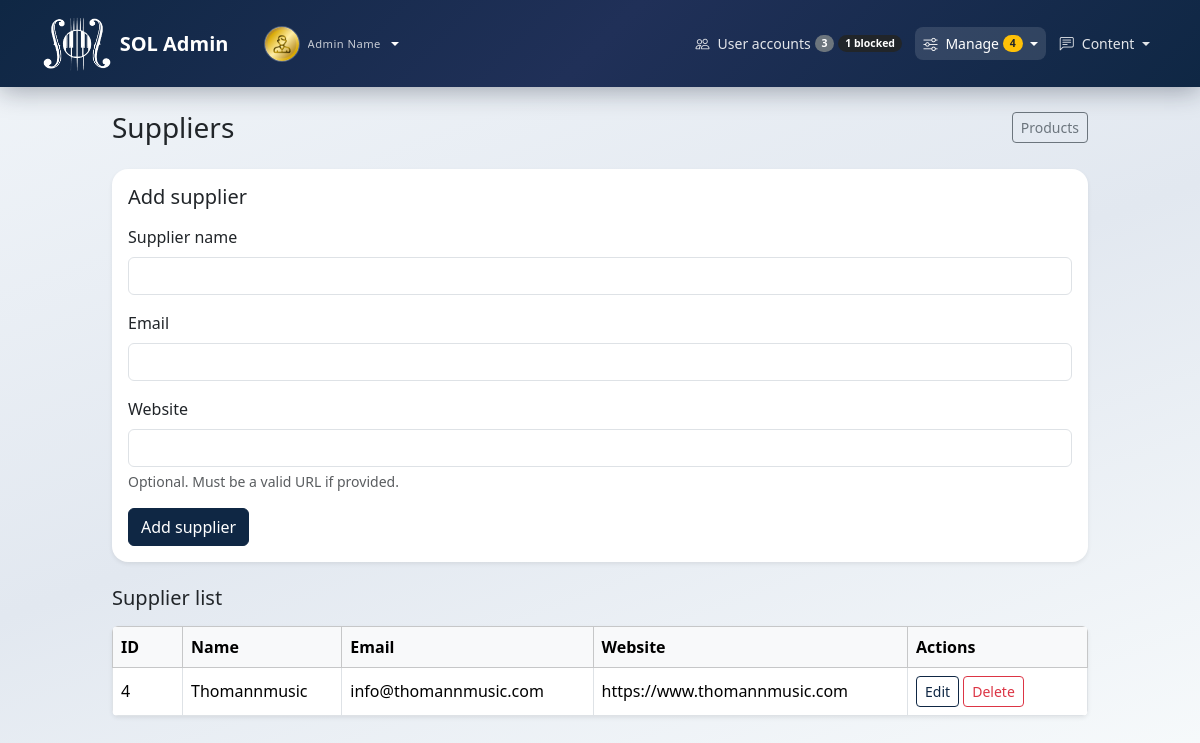
The app's page /products/suppliers.php (signed in) with its own data.
### tables this page shows
CREATE TABLE IF NOT EXISTS `users` (
  `id` int(11) NOT NULL AUTO_INCREMENT,
  `first_name` varchar(255) NOT NULL,
  `last_name` varchar(255) NOT NULL,
  `pass` varchar(255) NOT NULL,
  `email` varchar(255) NOT NULL,
  `dob` date DEFAULT NULL,
  `picture` varchar(255) DEFAULT 'avatar.png',
  `status` varchar(10) NOT NULL DEFAULT 'user',
  `account_blocked` tinyint(1) NOT NULL DEFAULT 0,
  PRIMARY KEY (`id`),
  UNIQUE KEY `uk_users_email` (`email`)
);

CREATE TABLE IF NOT EXISTS `suppliers` (
  `supplierId` int(11) NOT NULL AUTO_INCREMENT,
  `sup_name` varchar(100) NOT NULL,
  `sup_email` varchar(100) DEFAULT NULL,
  `sup_website` varchar(255) DEFAULT NULL,
  PRIMARY KEY (`supplierId`)
);

### includes/app.php (called while the page is built, shortened)
<?php
require_once SOL_ROOT . "/db_connect.php";
function sol_base(): string
{
    static $base = null;
    if ($base !== null) {
        return $base;
    }
    $rootReal = realpath(SOL_ROOT);
    $dir = realpath(dirname($_SERVER["SCRIPT_FILENAME"]));
    $base = "";
    while ($dir !== $rootReal && str_starts_with($dir, $rootReal)) {
        $base .= "../";
        $parent = dirname($dir);
        $dir = $parent;
    }
    return $base;
}
function sol_url(string $path): string
{
    return sol_base() . ltrim($path, "/");
}
function sol_ensure_session_carts(mysqli $db): void
{
    $rentNotesMax = sol_rent_delivery_notes_max_len($db);
    if (!isset($_SESSION["cart"]) || isset($_SESSION["_cart_migrated"])) {
        return;
    }
}
function sol_admin_nav_counts(mysqli $db): array
{
    $out = [
        "pending_rentals" => 0,
        "unread_messages" => 0,
        "pending_orders" => 0,
        "blocked_users" => 0,
        "users_total" => 0,
        "products" => 0,
        "suppliers" => 0,
        "instruments_active" => 0,
        "instruments_inactive" => 0,
        "categories" => 0,
        "faq_entries" => 0,
    ];
    $scalar = static function (mysqli $mysqli, string $sql): int {
        $r = $mysqli->query($sql);
        if ($r && ($row = $r->fetch_assoc())) {
            return (int)($row["c"] ?? 0);
        }
        return 0;
    };
    $out["users_total"] = $scalar($db, "SELECT COUNT(*) AS c FROM users");
    if (sol_db_column_exists($db, "users", "account_blocked")) {
        $out["blocked_users"] = $scalar(
            $db,
            "SELECT COUNT(*) AS c FROM users WHERE COALESCE(account_blocked,0) = 1 AND LOWER(TRIM(COALESCE(status,''))) <> 'adm'"
        );
    }
    if (sol_db_table_exists($db, "rental_requests")) {
        $out["pending_rentals"] = $scalar($db, "SELECT COUNT(*) AS c FROM rental_requests WHERE status = 'pending'");
    }
    if (sol_db_table_exists($db, "contact_messages")) {
        $out["unread_messages"] = $scalar($db, "SELECT COUNT(*) AS c FROM contact_messages WHERE is_read = 0");
    }
    if (sol_db_table_exists($db, "orders")) {
        $out["pending_orders"] = $scalar($db, "SELECT COUNT(*) AS c FROM orders WHERE status = 'pending'");
    }
    if (sol_db_table_exists($db, "products")) {
        $out["products"] = $scalar($db, "SELECT COUNT(*) AS c FROM products");
    }
    if (sol_db_table_exists($db, "suppliers")) {
        $out["suppliers"] = $scalar($db, "SELECT COUNT(*) AS c FROM suppliers");
    }
    if (sol_db_table_exists($db, "instruments")) {
        $out["instruments_active"] = $scalar($db, "SELECT COUNT(*) AS c FROM instruments WHERE is_active = 1");
        $out["instruments_inactive"] = $scalar($db, "SELECT COUNT(*) AS c FROM instruments WHERE is_active = 0");
    }
    if (sol_db_table_exists($db, "categories")) {
        $out["categories"] = $scalar($db, "SELECT COUNT(*) AS c FROM categories");
    }
    if (sol_db_table_exists($db, "faq")) {
        $out["faq_entries"] = $scalar($db, "SELECT COUNT(*) AS c FROM faq");
    }
    return $out;
}
function sol_current_uid(): int
{
    if (isset($_SESSION["uid"])) {
        return (int)$_SESSION["uid"];
    }
    return 0;
}
function sol_db_table_exists(mysqli $db, string $table): bool
{
    static $cache = [];
    $st = $db->prepare(
        "SELECT 1 FROM INFORMATION_SCHEMA.TABLES WHERE TABLE_SCHEMA = DATABASE() AND TABLE_NAME = ? LIMIT 1"
    );
    $st->bind_param("s", $table);
    $st->execute();
    $cache[$table] = $st->get_result()->num_rows > 0;
    return $cache[$table];
}
function sol_db_column_exists(mysqli $db, string $table, string $column): bool
{
    static $cache = [];
    $key = $table . "." . $column;
    if (array_key_exists($key, $cache)) {
        return $cache[$key];
    }
    $st = $db->prepare(
        "SELECT 1 FROM INFORMATION_SCHEMA.COLUMNS
         WHERE TABLE_SCHEMA = DATABASE() AND TABLE_NAME = ? AND COLUMN_NAME = ? LIMIT 1"
    );
    $st->bind_param("ss", $table, $column);
    $st->execute();
    $cache[$key] = $st->get_result()->num_rows > 0;
    return $cache[$key];
}
sol_ensure_session_carts($connect);

### includes/intl_address.php (called while the page is built, shortened)
<?php
function sol_rent_delivery_notes_max_len(mysqli $db): int
{
    if (!sol_db_column_exists($db, "rental_requests", "delivery_notes")) {
        return 500;
    }
    $st = $db->prepare(
        "SELECT CHARACTER_MAXIMUM_LENGTH AS m, DATA_TYPE AS t FROM INFORMATION_SCHEMA.COLUMNS
         WHERE TABLE_SCHEMA = DATABASE() AND TABLE_NAME = 'rental_requests' AND COLUMN_NAME = 'delivery_notes' LIMIT 1"
    );
    $st->execute();
    $row = $st->get_result()->fetch_assoc();
    $m = isset($row["m"]) ? (int)$row["m"] : 0;
    if ($m > 0) {
        return min($m, 8000);
    }
    return 500;
}

### products/suppliers.php (the view, shortened to what this page needs)
<?php
require_once __DIR__ . "/../includes/app.php";
$editRow = null;
$suppliers = [];
$resultList = $connect->query("SELECT supplierId, sup_name, sup_email, sup_website FROM suppliers ORDER BY supplierId DESC");
if ($resultList) {
    $suppliers = $resultList->fetch_all(MYSQLI_ASSOC);
}
$nav_role = "admin";
$active_nav = "admin_catalog";
require_once __DIR__ . "/../includes/layout_top.php";
?>
<div class="container py-4" style="max-width: 1000px;">
    <div class="mb-4 d-flex flex-wrap gap-2 align-items-center justify-content-between">
        <h1 class="h3 mb-0">Suppliers</h1>
        <a href="<?= htmlspecialchars(sol_url("products/index.php"), ENT_QUOTES, "UTF-8") ?>" class="btn btn-outline-secondary btn-sm">Products</a>
    </div>
    <div class="card border-0 shadow-sm sol-card-shell mb-4">
        <div class="card-body">
            <h2 class="h5 mb-3"><?= $editRow ? "Edit supplier" : "Add supplier" ?></h2>
            <form method="post" novalidate>
                <div class="mb-3">
                    <label for="supplier_name" class="form-label">Supplier name</label>
                    <input type="text" class="form-control" id="supplier_name" name="supplier_name" required value="<?= htmlspecialchars((string)($editRow["sup_name"] ?? ""), ENT_QUOTES, "UTF-8") ?>">
                </div>
                <div class="mb-3">
                    <label for="email" class="form-label">Email</label>
                    <input type="email" class="form-control" id="email" name="email" required value="<?= htmlspecialchars((string)($editRow["sup_email"] ?? ""), ENT_QUOTES, "UTF-8") ?>">
                </div>
                <div class="mb-3">
                    <label for="website" class="form-label">Website</label>
                    <input type="text" class="form-control" id="website" name="website" value="<?= htmlspecialchars((string)($editRow["sup_website"] ?? ""), ENT_QUOTES, "UTF-8") ?>">
                    <div class="form-text">Optional. Must be a valid URL if provided.</div>
                </div>
                <?php if ($editRow): ?>
                    <button type="submit" name="update_supplier" value="1" class="btn btn-primary">Save changes</button>
                    <a href="<?= htmlspecialchars(sol_url("products/suppliers.php"), ENT_QUOTES, "UTF-8") ?>" class="btn btn-outline-secondary ms-1">Cancel</a>
                <?php else: ?>
                    <button type="submit" name="add_supplier" value="1" class="btn btn-primary">Add supplier</button>
                <?php endif; ?>
            </form>
        </div>
    </div>
    <h2 class="h5 mb-3">Supplier list</h2>
    <?php if (!empty($suppliers)): ?>
        <div class="table-responsive card border-0 shadow-sm">
            <table class="table table-bordered mb-0 align-middle">
                <thead class="table-light">
                    <tr>
                        <th style="width:70px">ID</th>
                        <th>Name</th>
                        <th>Email</th>
                        <th>Website</th>
                        <th style="width:180px">Actions</th>
                    </tr>
                </thead>
                <tbody>
                    <?php foreach ($suppliers as $supplier): ?>
                        <tr>
                            <td><?= (int)($supplier["supplierId"] ?? 0) ?></td>
                            <td><?= htmlspecialchars((string)($supplier["sup_name"] ?? ""), ENT_QUOTES, "UTF-8") ?></td>
                            <td><?= htmlspecialchars((string)($supplier["sup_email"] ?? ""), ENT_QUOTES, "UTF-8") ?></td>
                            <td><?php $w = (string)($supplier["sup_website"] ?? ""); echo $w !== "" ? htmlspecialchars($w, ENT_QUOTES, "UTF-8") : "—"; ?></td>
                            <td class="text-nowrap">
                                <a href="<?= htmlspecialchars(sol_url("products/suppliers.php?edit=" . (int)$supplier["supplierId"]), ENT_QUOTES, "UTF-8") ?>" class="btn btn-sm btn-outline-primary">Edit</a>
                                <form method="post" class="d-inline" data-sol-confirm="Delete this supplier?">
                                    <button type="submit" name="delete_supplier" value="1" class="btn btn-sm btn-outline-danger">Delete</button>
                                </form>
                            </td>
                        </tr>
                    <?php endforeach; ?>
                </tbody>
            </table>
        </div>
    <?php else: ?>
        <div class="alert alert-info border-0 mb-0">No suppliers found.</div>
    <?php endif; ?>
</div>
<?php require_once __DIR__ . "/../includes/layout_bottom.php";

### includes/partials/navbar.php (shortened to what this page needs)
<?php
$homeUrl = sol_url("index.php");
$isGuest = $nav_role === "guest";
$isAuth = $nav_role === "auth";
$isUser = $nav_role === "user";
$isAdmin = $nav_role === "admin";
$brandHref = $isAdmin ? sol_url("admin/dashboard.php") : ($isGuest ? $homeUrl : sol_url("account/home.php"));
$brandLabel = $isAdmin ? "SOL Admin" : "SOL";
$collapseId = "solNavCollapse";
if ($isAdmin) {
    $adminManageAttention = (int)$adminNavCounts["pending_rentals"] + (int)$adminNavCounts["pending_orders"];
}
?>
<nav class="navbar navbar-expand-lg sol-navbar py-3" data-bs-theme="dark">
    <div class="container" style="max-width: 1140px;">
        <?php if ($isGuest || $isAuth): ?>
        <a class="navbar-brand d-flex align-items-center gap-2 gap-md-3 text-white text-decoration-none mb-0" href="<?= htmlspecialchars($brandHref, ENT_QUOTES, "UTF-8") ?>">
            <img src="<?= htmlspecialchars(sol_url("info/sol-logo.png"), ENT_QUOTES, "UTF-8") ?>" alt="SOL" class="sol-navbar-logo flex-shrink-0">
            <span class="d-flex flex-column lh-1">
                <span class="fw-semibold"><?= htmlspecialchars($brandLabel, ENT_QUOTES, "UTF-8") ?></span>
            </span>
        </a>
        <?php else: ?>
        <div class="d-flex align-items-center gap-2 gap-md-3 me-2 me-lg-3 flex-shrink-1 min-w-0 sol-navbar-brand-cluster">
            <a class="navbar-brand d-flex align-items-center gap-2 text-white text-decoration-none mb-0 py-0" href="<?= htmlspecialchars($brandHref, ENT_QUOTES, "UTF-8") ?>">
                <img src="<?= htmlspecialchars(sol_url("info/sol-logo.png"), ENT_QUOTES, "UTF-8") ?>" alt="SOL" class="sol-navbar-logo flex-shrink-0">
                <span class="fw-semibold d-none d-sm-inline"><?= htmlspecialchars($brandLabel, ENT_QUOTES, "UTF-8") ?></span>
            </a>
            <div class="dropdown">
                <a class="sol-navbar-user-toggle d-flex align-items-center gap-2 text-white text-decoration-none dropdown-toggle <?= ($isUser && $active_nav === "profile") ? "active" : "" ?>"
                   href="#" id="solNavbarUserMenu" role="button" data-bs-toggle="dropdown" data-bs-auto-close="true" aria-expanded="false" aria-label="Account menu">
                    <img src="<?= htmlspecialchars(sol_url("pictures/" . $userPictureNav), ENT_QUOTES, "UTF-8") ?>"
                         width="36" height="36" alt=""
                         class="rounded-circle border border-light border-opacity-25 object-fit-cover flex-shrink-0">
                    <span class="d-flex flex-column lh-1 text-start min-w-0 d-none d-sm-flex">
                        <span class="sol-brand-sub text-truncate" style="max-width: 9.5rem"><?= htmlspecialchars($displayNameNav, ENT_QUOTES, "UTF-8") ?></span>
                    </span>
                </a>
            </div>
        </div>
        <?php endif; ?>
        <div class="collapse navbar-collapse" id="<?= $collapseId ?>">
            <ul class="navbar-nav ms-auto align-items-lg-center sol-nav-toolbar flex-wrap mt-3 mt-lg-0">
                <?php if ($isGuest): ?>
                    <li class="nav-item dropdown">
                        <a class="nav-link nav-link-custom dropdown-toggle <?= ($active_nav === "faq" || $active_nav === "contact") ? "active" : "" ?>" href="#" role="button" data-bs-toggle="dropdown"><i class="bi bi-life-preserver me-1"></i> Help</a>
                        <ul class="dropdown-menu dropdown-menu-dark dropdown-menu-end">
                            <li><a class="dropdown-item" href="<?= htmlspecialchars(sol_url("faq.php"), ENT_QUOTES, "UTF-8") ?>">FAQ</a></li>
                            <li><a class="dropdown-item" href="<?= htmlspecialchars(sol_url("contact.php"), ENT_QUOTES, "UTF-8") ?>">Contact</a></li>
                        </ul>
                    </li>
                    <li class="nav-item ms-lg-2"><a class="btn btn-light btn-sm rounded-pill px-3" href="<?= htmlspecialchars(sol_url("register.php"), ENT_QUOTES, "UTF-8") ?>"><i class="bi bi-person-plus me-1"></i> Register</a></li>
                    <li class="nav-item ms-lg-1"><a class="btn btn-outline-light btn-sm rounded-pill px-3" href="<?= htmlspecialchars(sol_url("login.php"), ENT_QUOTES, "UTF-8") ?>"><i class="bi bi-box-arrow-in-right me-1"></i> Log in</a></li>
                <?php elseif ($isAdmin): ?>
                    <li class="nav-item">
                        <a class="nav-link nav-link-custom d-flex align-items-center flex-wrap gap-1 <?= $active_nav === "users_admin" ? "active" : "" ?>" href="<?= htmlspecialchars(sol_url("admin/users_admin.php"), ENT_QUOTES, "UTF-8") ?>"><i class="bi bi-people me-1"></i><span>User accounts</span><span class="badge bg-secondary rounded-pill"><?= (int)$adminNavCounts["users_total"] ?></span><?php if ((int)$adminNavCounts["blocked_users"] > 0): ?><span class="badge bg-dark rounded-pill" title="Suspended accounts"><?= (int)$adminNavCounts["blocked_users"] ?> blocked</span><?php endif; ?></a>
                    </li>
                    <li class="nav-item dropdown">
                        <a class="nav-link nav-link-custom dropdown-toggle d-inline-flex align-items-center flex-wrap gap-1 <?= $active_nav === "rentals_admin" || $active_nav === "shop_orders_admin" || $active_nav === "instruments_admin" || $active_nav === "categories_admin" || str_starts_with($active_nav, "admin_catalog") ? "active" : "" ?>" href="#" role="button" data-bs-toggle="dropdown"><i class="bi bi-sliders me-1"></i> Manage<?php if ($adminManageAttention > 0): ?><span class="badge bg-warning text-dark rounded-pill"><?= (int)$adminManageAttention ?></span><?php endif; ?></a>
                    </li>
                    <li class="nav-item dropdown">
                        <a class="nav-link nav-link-custom dropdown-toggle d-inline-flex align-items-center flex-wrap gap-1 <?= $active_nav === "faq_admin" || $active_nav === "contact_messages" ? "active" : "" ?>" href="#" role="button" data-bs-toggle="dropdown"><i class="bi bi-chat-left-text me-1"></i> Content</a>
                    </li>
                <?php endif; ?>
            </ul>
        </div>
    </div>
</nav>

### records on screen
users: picture (picture), displayNameNav "Admin Name"
suppliers: supplierId "4", sup_name "Thomannmusic", sup_email "info@thomannmusic.com", sup_website "https://www.thomannmusic.com"

### other values on screen
$brandLabel "SOL Admin"
$adminNavCounts["users_total"] "3"
$adminNavCounts["blocked_users"] "1"
$adminManageAttention "4"
